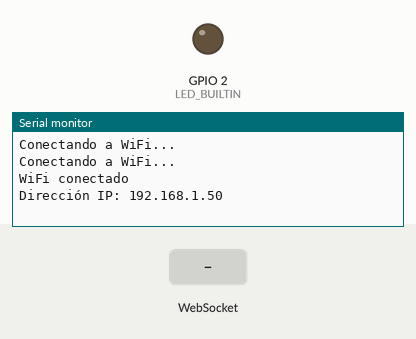
A sketch run on a simulated ESP32. Parts: output pins drawn as LEDs (lit = HIGH), the last lines printed to the serial monitor. The test bench sets the inputs (shaded band). WiFi joins after 1.5 s; servers stay silent unless stated; random numbers use the default seed unless the sketch sets one.

Above: at 3.2 s.
3.3 s: WebSocket text "leerSensor" received
At 4.5 s:
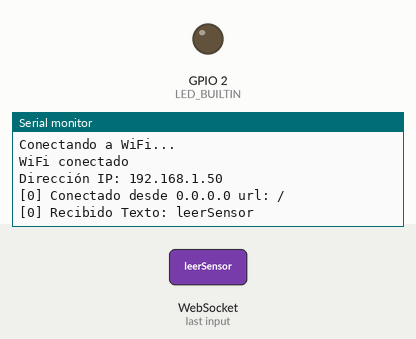
4.8 s: WebSocket text "controlLed" received
At 5.8 s:
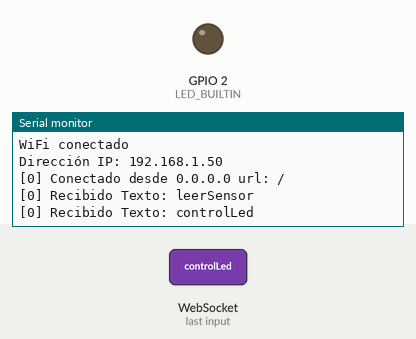
6.3 s: WebSocket text "1" received
At 6.9 s:
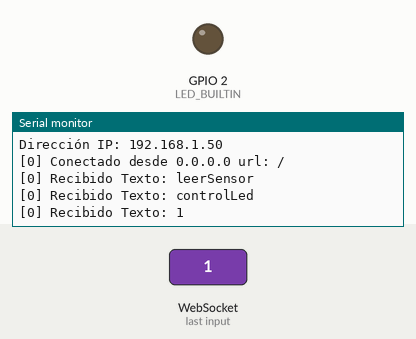

Measured:
- after the input at 3.3 s, the serial monitor: prints a new line at once (image 1)
- after the input at 4.8 s, the serial monitor: prints a new line at once (image 2)
- after the input at 6.3 s, the serial monitor: prints a new line at once (image 3)

The sketch:

websocket.ino
```cpp
#include <WiFi.h>
#include <WebServer.h>
#include <WebSocketsServer.h>
#include <ArduinoJson.h>

const char* ssid = "TU_SSID";
const char* password = "TU_PASSWORD";

WebServer webServer(80);
WebSocketsServer webSocketServer(81);

void webSocketEvent(uint8_t num, WStype_t type, uint8_t * payload, size_t length) {
  switch (type) {
    case WStype_DISCONNECTED:
      Serial.printf("[%u] Desconectado!\n", num);
      break;
    case WStype_CONNECTED: {
      IPAddress ip = webSocketServer.remoteIP(num);
      Serial.printf("[%u] Conectado desde %d.%d.%d.%d url: %s\n", num, ip[0], ip[1], ip[2], ip[3], payload);
      // enviar mensaje al cliente recién conectado
      DynamicJsonDocument doc(128);
      doc["mensaje"] = "¡Hola desde el ESP32!";
      String jsonString;
      serializeJson(doc, jsonString);
      webSocketServer.sendTXT(num, jsonString);
    }
    break;
    case WStype_TEXT:
      Serial.printf("[%u] Recibido Texto: %s\n", num, payload);
      // Procesar el mensaje JSON recibido
      DynamicJsonDocument doc(128);
      deserializeJson(doc, payload);
      String comando = doc["comando"].as<String>();
      if (comando == "leerSensor") {
        // Simular lectura de sensor
        DynamicJsonDocument responseDoc(128);
        responseDoc["temperatura"] = random(20, 30);
        String responseJson;
        serializeJson(responseDoc, responseJson);
        webSocketServer.sendTXT(num, responseJson);
      } else if (comando == "controlLed") {
        int estado = doc["estado"].as<int>();
        digitalWrite(LED_BUILTIN, estado);
      }
      break;
    case WStype_BIN:
      Serial.printf("[%u] Recibido Binario (%u bytes)\n", num, length);
      // Puedes manejar datos binarios si es necesario
      // hexdump(payload, length);
      break;
    case WStype_PONG:
      Serial.printf("[%u] Recibido Pong!\n", num);
      break;
  }
}

void setup() {
  Serial.begin(115200);
  WiFi.begin(ssid, password);
  while (WiFi.status() != WL_CONNECTED) {
    delay(1000);
    Serial.println("Conectando a WiFi...");
  }
  Serial.println("WiFi conectado");
  Serial.print("Dirección IP: ");
  Serial.println(WiFi.localIP());

  webServer.begin();
  webSocketServer.begin();
  webSocketServer.onEvent(webSocketEvent);

  pinMode(LED_BUILTIN, OUTPUT);
}

void loop() {
  webSocketServer.loop();
  delay(1);
}
```
